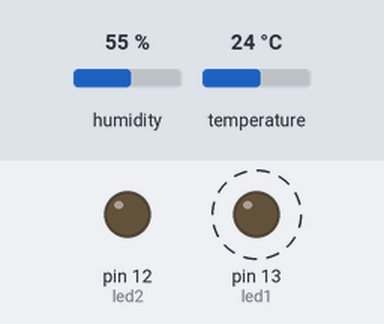
The sketch below on a simulated Arduino Uno, built with avr-gcc and run on an emulated ATmega328P. Parts: output pins drawn as LEDs (lit = HIGH). Dashed ring = blinking. Inputs (shaded band) come from the test bench; at power-on: humidity 55 %, temperature 24 °C. What the sketch prints to the serial monitor is not drawn.

Above: at 1.0 s.
Timing chart, 0 to 4.6 s (numbered marks = the images above):
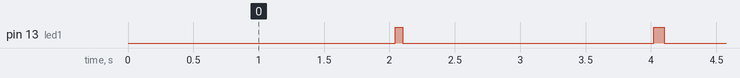

Measured:
- by itself, pin 13 (led1): alternates HIGH for 0.07 s and LOW for 1.9 s

The sketch:

TestUnitario4_satelite.ino
```cpp
#include <DHT.h>
#define DHTPIN 2
#define DHTTYPE DHT11
DHT dht(DHTPIN, DHTTYPE);

#include <SoftwareSerial.h>
SoftwareSerial mySerial(10, 11); // RX, TX

const int led1 = 13; // LED verd indica enviament
const int led2 = 12; // LED vermell indica error

bool enviarDatos = true; // controla si enviar dades
unsigned long lastSendMillis = 0;
const unsigned long sendInterval = 2000UL; // enviar cada 2 segons

void setup() {
  Serial.begin(9600);    // comunicació amb el PC
  mySerial.begin(9600);
  dht.begin();
  pinMode(led1, OUTPUT);
  pinMode(led2, OUTPUT);
  digitalWrite(led1, LOW);
  digitalWrite(led2, LOW);
}

void loop() {
  // Llegir comandes des del PC
  while (mySerial.available()) {
    String cmd = mySerial.readStringUntil('\n');
    cmd.trim();
    if (cmd.equalsIgnoreCase("Parar")) {
      enviarDatos = false;
    } else if (cmd.equalsIgnoreCase("Reanudar")) {
      enviarDatos = true;
    }
  }

  // Enviar dades si toca
  unsigned long now = millis();
  if (enviarDatos && (now - lastSendMillis >= sendInterval)) {
    lastSendMillis = now;

    float h = dht.readHumidity();
    float t = dht.readTemperature();

    if (!isnan(t) && !isnan(h)) {
      Serial.print("T:");
      Serial.print(t);
      Serial.print(":H:");
      Serial.println(h);

      mySerial.print("T:");
      mySerial.print(t);
      mySerial.print(":H:");
      mySerial.println(h);

      digitalWrite(led2, LOW);
      // LED breu
      digitalWrite(led1, HIGH);
    } else {
      digitalWrite(led2, HIGH); // error lectura
    }
  }

  // Apagar led1 després de 100ms
  if (millis() - lastSendMillis >= 100) {
    digitalWrite(led1, LOW);
  }
}
```
